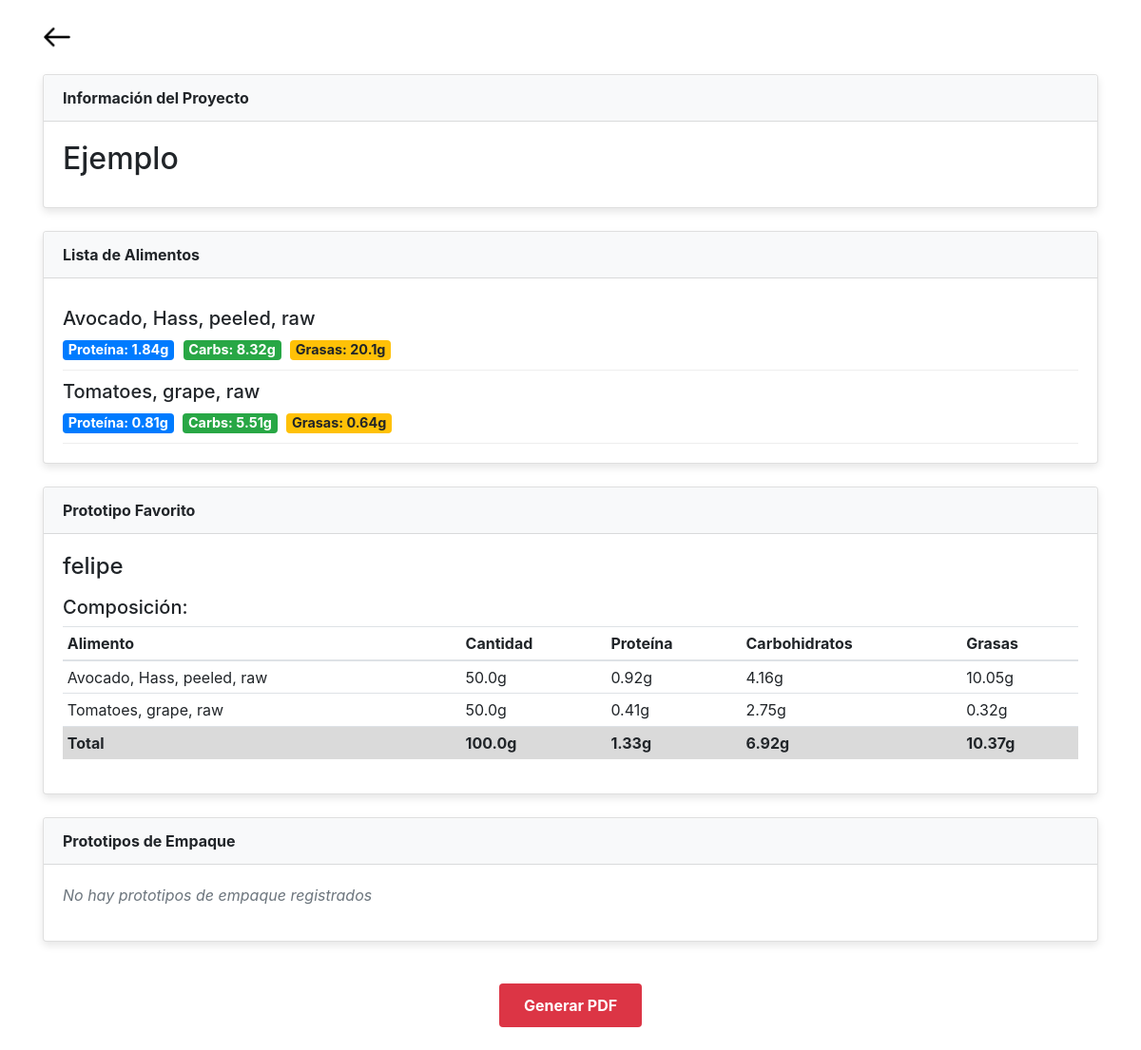
/funciones/resumen/?id=1 (signed in), run on the app's committed database.
### modelo/models.py (models this page shows, shortened)
class BaseModel(Base):
    __abstract__ = True
    __allow_unmapped__ = True

class Project(BaseModel):
    __tablename__ = 'projects'
    id = Column(Integer, primary_key=True)
    idea_inicial = Column(String)
    requisitos_iniciales = Column(String)
    claves_iniciales = Column(String)
    empatizar1 = Column(String, default="")  # Entrevistas 10 usuarios
    empatizar2 = Column(String, default="")  # Visitar 10 lugares
    name = Column(String)
    description = Column(String)
    responsable = Column(String)
    start_date = Column(Date)
    end_date = Column(Date)
    status = Column(String)
    user_name = Column(Integer, ForeignKey('users.name'))
    user = relationship("User", back_populates="projects")
    phases = relationship("Phase", back_populates="project")
    simulacion_produccion = relationship("SimulacionProduccion", back_populates="project",  cascade="all, delete-orphan", uselist=False)
    parametros_sustentables = relationship("ParametrosSustentables", back_populates="project",  cascade="all, delete-orphan", uselist=False)
    costos = relationship("Costos", back_populates="project",  cascade="all, delete-orphan", uselist=False)
    prototypes: Mapped[List["Prototype"]] = relationship(back_populates="project")
    empaques: Mapped[List["Empaque"]] = relationship(back_populates="project")
    evaluaciones_avances: Mapped[List["EvaluacionAvance"]] = relationship(back_populates="project")
    tests_sensoriales: Mapped[List["Test_Sensorial"]] = relationship(back_populates="project")
    foods = relationship("Food", secondary="food_projects", back_populates="projects",cascade="all, delete")

class Food(BaseModel):
    __tablename__ = 'foods'
    id = Column(Integer, primary_key=True, autoincrement=True)
    number = Column(Integer, nullable=False, default=-1)  # Número identificador del alimento
    food_description = Column(String)
    grams = Column(Float, nullable=False, default=0.0)
    precio = Column(Float, nullable=False, default=0.0)  # Precio en dolares
    energy_kcal = Column(Float, nullable=False, default=0.0)  # Energía en kilocalorías
    projects = relationship("Project", secondary="food_projects", back_populates="foods")
    protein = Column(Float, nullable=False, default=0.0)  # Proteína en gramos
    carbohydrates = Column(Float, nullable=False, default=0.0)  # Carbohidratos en gramos
    sugars = Column(Float, nullable=False, default=0.0)  # Azúcares totales en gramos
    fiber = Column(Float, nullable=False, default=0.0)  # Fibra dietética total en gramos
    total_fat = Column(Float, nullable=False, default=0.0)  # Grasa total en gramos
    saturated_fat = Column(Float, nullable=False, default=0.0)  # Ácidos grasos saturados en gramos
    monounsaturated_fat = Column(Float, nullable=False, default=0.0)  # Ácidos grasos monoinsaturados en gramos
    polyunsaturated_fat = Column(Float, nullable=False, default=0.0)  # Ácidos grasos poliinsaturados en gramos
    trans_fat = Column(Float, nullable=False, default=0.0)  # Grasas trans
    cholesterol = Column(Float, nullable=False, default=0.0)  # Colesterol en miligramos
    sodium = Column(Float, nullable=False, default=0.0)  # Sodio en miligramos
    water = Column(Float, nullable=False, default=0.0)  # Agua en gramos
    potassium = Column(Float, nullable=False, default=0.0)  # Potasio en miligramos
    calcium = Column(Float, nullable=False, default=0.0)  # Calcio en miligramos
    iron = Column(Float, nullable=False, default=0.0)  # Calcio en miligramos

class Prototype(BaseModel):
    __tablename__ = 'prototypes'
    id = Column(Integer, primary_key=True)
    name = Column(String)
    version = Column(String)
    complexity = Column(String)
    composition = Column(String)
    cost = Column(Float)
    validation = Column(String)
    peso_inicial = Column(Float, nullable=False, default=0.0)  # Precio en dolares
    peso_final = Column(Float, nullable=False, default=0.0)  # Precio en dolares
    is_favourite = Column(Boolean, default=False)
    valores_nutricionales = relationship("ValoresNutricionales", back_populates="prototype",  cascade="all, delete-orphan", uselist=False)
    project_id: Mapped[int] = mapped_column(ForeignKey("projects.id"))
    project: Mapped["Project"] = relationship(back_populates="prototypes")
    food_prototypes = relationship('FoodPrototype', back_populates='prototype', cascade='all, delete-orphan')

class FoodPrototype(BaseModel):
    __tablename__ = 'food_prototypes'
    id = Column(Integer, primary_key=True)
    food_id = Column('food_id', Integer, ForeignKey('foods.id', ondelete="CASCADE"))
    prototype_id = Column('prototype_id', Integer, ForeignKey('prototypes.id', ondelete="CASCADE"))
    cantidad = Column(Float, nullable=False, default=0)
    food_description = Column(String)
    prototype = relationship('Prototype', back_populates='food_prototypes')
    food = relationship("Food")

### aplicacion/funciones/resumen.py (the view)
@resumen_bp.route('/', methods=["POST", "GET"])
@login_required
def a():
    projectID = request.args.get('id')
    if(projectID):
        session['project_id'] = projectID
    project = Session.query(Project).filter(Project.id == session['project_id']).first()
    comidas=""
    for p in project.foods:
       comidas+= "\t"+ p.food_description + "\n"
    resumen=""
    if project.name:
        resumen+="Nombre: "+ project.name
    if project.description:
        resumen+= "\n Decripción: " + project.description+ "\n Ingredientes: \n"+comidas
    if project.prototypes:
        for pro in project.prototypes:
            if pro.is_favourite==True:
                if pro.name:
                    resumen+="\n Prototipo Favorito: " + pro.name
                for i in pro.food_prototypes:
                    resumen+= "\t"+ i.food_description + "cantidad: "+ str(i.cantidad) + "\n"
    for p in project.prototypes:
        if p.is_favourite == True:
            return render_template("funciones/resumen.html", project = project, favorite_prototype=p)
    return render_template("funciones/resumen.html", project = project)

### app.py (called while the page is built)
@login_manager.user_loader
def load_user(user_id):
    user = Session.query(User).filter_by(id=user_id).first()
    return user

### aplicacion/templates/funciones/resumen.html (shortened to what this page needs)
<!DOCTYPE html>
<html lang="es">
<head>
    <link href="https://stackpath.bootstrapcdn.com/bootstrap/4.5.2/css/bootstrap.min.css" rel="stylesheet">
</head>
<body>
    <div class="container py-4">
        <div class="row mb-4">
            <div class="col-1">
                <a href="/funciones" class="border-0 bg-transparent">
                    <img src="{{ url_for('static', filename='img/back-icon.png') }}" alt="Volver" style="width: 30px; height: 30px;">
                </a>
            </div>
        </div>
        <div class="card mb-4">
            <div class="card-header">Información del Proyecto</div>
            <div class="card-body">
                {% if project and project.name %}
                    <h2 class="card-title">{{ project.name }}</h2>
                {% else %}
                    <p class="empty-state">No hay nombre de proyecto definido</p>
                {% endif %}
            </div>
        </div>
        <div class="card mb-4">
            <div class="card-header">Lista de Alimentos</div>
            <div class="card-body">
                {% if project.foods %}
                    <div class="list-group">
                        {% for food in project.foods %}
                            <div class="food-item">
                                <h5>{{ food.food_description }}</h5>
                                <div>
                                    <span class="badge badge-primary nutrient-badge">Proteína: {{ food.protein }}g</span>
                                    <span class="badge badge-success nutrient-badge">Carbs: {{ food.carbohydrates }}g</span>
                                    <span class="badge badge-warning nutrient-badge">Grasas: {{ food.total_fat }}g</span>
                                </div>
                            </div>
                        {% endfor %}
                    </div>
                {% else %}
                    <p class="empty-state">No se han agregado alimentos al proyecto</p>
                {% endif %}
            </div>
        </div>
        <div class="card mb-4">
            <div class="card-header">Prototipo Favorito</div>
            <div class="card-body">
                {% if favorite_prototype %}
                    <h4>{{ favorite_prototype.name }}</h4>
                    <h5 class="mt-3">Composición:</h5>
                    <table class="table table-sm">
                        <thead>
                            <tr>
                                <th>Alimento</th>
                                <th>Cantidad</th>
                                <th>Proteína</th>
                                <th>Carbohidratos</th>
                                <th>Grasas</th>
                            </tr>
                        </thead>
                        {% set totals = {'quantity': 0, 'protein': 0, 'carbs': 0, 'fats': 0} %}
                    <tbody>
                        {% for item in favorite_prototype.food_prototypes %}
                            {% set protein_real = (item.food.protein * item.cantidad) / 100 %}
                            {% set carbs_real = (item.food.carbohydrates * item.cantidad) / 100 %}
                            {% set fats_real = (item.food.total_fat * item.cantidad) / 100 %}
                            <tr>
                                <td>{{ item.food_description }}</td>
                                <td>{{ item.cantidad }}g</td>
                                <td>{{ protein_real | round(2) }}g</td>
                                <td>{{ carbs_real | round(2) }}g</td>
                                <td>{{ fats_real | round(2) }}g</td>
                            </tr>
                        {% endfor %}
                    </tbody>
                    <tfoot>
                        <tr class="table-active">
                            <th>Total</th>
                            <th>{{ totals.quantity }}g</th>
                            <th>{{ totals.protein | round(2) }}g</th>
                            <th>{{ totals.carbs | round(2) }}g</th>
                            <th>{{ totals.fats | round(2) }}g</th>
                        </tr>
                    </tfoot>
                    </table>
                {% else %}
                    <p class="empty-state">No se ha seleccionado un prototipo favorito</p>
                {% endif %}
            </div>
        </div>
        <div class="card mb-4">
            <div class="card-header">Prototipos de Empaque</div>
            <div class="card-body">
                {% if packaging_prototypes and packaging_prototypes|length > 0 %}
                    <div class="row">
                        {% for packaging in packaging_prototypes %}
                            <div class="col-md-4 mb-3">
                                <div class="card">
                                    {% if packaging.image_url %}
                                        <img src="{{ packaging.image_url }}" class="card-img-top packaging-img" alt="Prototipo de empaque">
                                    {% else %}
                                        <div class="text-center py-4 empty-state">Sin imagen</div>
                                    {% endif %}
                                    <div class="card-body">
                                        <h5 class="card-title">
                                            {% if packaging.name %}
                                                {{ packaging.name }}
                                            {% else %}
                                                Prototipo {{ loop.index }}
                                            {% endif %}
                                        </h5>
                                        {% if packaging.description %}
                                            <p class="card-text">{{ packaging.description }}</p>
                                        {% endif %}
                                    </div>
                                </div>
                            </div>
                        {% endfor %}
                    </div>
                {% else %}
                    <p class="empty-state">No hay prototipos de empaque registrados</p>
                {% endif %}
            </div>
        </div>
        <div class="text-center">
            <form action="/funciones/resumen/pdf" method="post">
                <button type="submit" class="btn btn-generate-pdf">Generar PDF</button>
            </form>
        </div>
    </div>
</body>
</html>

### aplicacion/templates/funciones/resumen.html (style rules this page uses)
.card { margin-bottom: 20px; box-shadow: 0 4px 8px rgba(0,0,0,0.1); }
.card-header { background-color: #f8f9fa; font-weight: bold; }
.nutrient-badge { font-size: 0.9rem; margin-right: 5px; }
.food-item { border-bottom: 1px solid #eee; padding: 10px 0; }
.btn-generate-pdf { background-color: #dc3545; color: white; padding: 10px 25px; font-weight: bold; margin-top: 20px; }
.empty-state { color: #6c757d; font-style: italic; }

### data on the page
Project: name "Ejemplo"
Food: food_description "Avocado, Hass, peeled, raw", protein "1.84", carbohydrates "8.32", total_fat "20.1"
Food: food_description "Tomatoes, grape, raw", protein "0.81", carbohydrates "5.51", total_fat "0.64"
Prototype: name "felipe"
FoodPrototype: food_description "Avocado, Hass, peeled, raw", cantidad "50.0", protein_real "0.92", carbs_real "4.16", fats_real "10.05"
FoodPrototype: food_description "Tomatoes, grape, raw", cantidad "50.0", protein_real "0.41", carbs_real "2.75", fats_real "0.32"

### other printed values
{{ totals.quantity }} "100.0"
{{ totals.protein | round(2) }} "1.33"
{{ totals.carbs | round(2) }} "6.92"
{{ totals.fats | round(2) }} "10.37"
